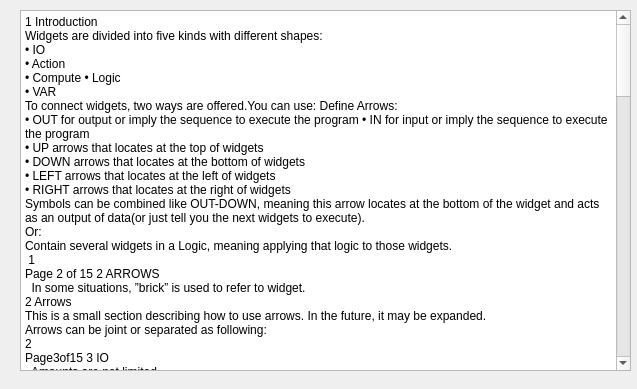
<?xml version="1.0" encoding="UTF-8"?>
<ui version="4.0">
 <class>aWindow</class>
 <widget class="QDialog" name="aWindow">
  <property name="geometry">
   <rect>
    <x>0</x>
    <y>0</y>
    <width>637</width>
    <height>389</height>
   </rect>
  </property>
  <property name="sizePolicy">
   <sizepolicy hsizetype="Expanding" vsizetype="Expanding">
    <horstretch>0</horstretch>
    <verstretch>0</verstretch>
   </sizepolicy>
  </property>
  <property name="windowTitle">
   <string>Dialog</string>
  </property>
  <widget class="QTextBrowser" name="textBrowser">
   <property name="geometry">
    <rect>
     <x>20</x>
     <y>10</y>
     <width>611</width>
     <height>361</height>
    </rect>
   </property>
   <property name="autoFillBackground">
    <bool>true</bool>
   </property>
   <property name="lineWrapMode">
    <enum>QTextEdit::WidgetWidth</enum>
   </property>
   <property name="html">
    <string>&lt;!DOCTYPE HTML PUBLIC &quot;-//W3C//DTD HTML 4.0//EN&quot; &quot;http://www.w3.org/TR/REC-html40/strict.dtd&quot;&gt;
&lt;html&gt;&lt;head&gt;&lt;meta name=&quot;qrichtext&quot; content=&quot;1&quot; /&gt;&lt;style type=&quot;text/css&quot;&gt;
p, li { white-space: pre-wrap; }
&lt;/style&gt;&lt;/head&gt;&lt;body style=&quot; font-family:'SimSun'; font-size:9pt; font-weight:400; font-style:normal;&quot;&gt;
&lt;p style=&quot; margin-top:0px; margin-bottom:0px; margin-left:0px; margin-right:0px; -qt-block-indent:0; text-indent:0px;&quot;&gt;1 Introduction&lt;/p&gt;
&lt;p style=&quot; margin-top:0px; margin-bottom:0px; margin-left:0px; margin-right:0px; -qt-block-indent:0; text-indent:0px;&quot;&gt;Widgets are divided into five kinds with different shapes:&lt;/p&gt;
&lt;p style=&quot; margin-top:0px; margin-bottom:0px; margin-left:0px; margin-right:0px; -qt-block-indent:0; text-indent:0px;&quot;&gt;• IO&lt;/p&gt;
&lt;p style=&quot; margin-top:0px; margin-bottom:0px; margin-left:0px; margin-right:0px; -qt-block-indent:0; text-indent:0px;&quot;&gt;• Action&lt;/p&gt;
&lt;p style=&quot; margin-top:0px; margin-bottom:0px; margin-left:0px; margin-right:0px; -qt-block-indent:0; text-indent:0px;&quot;&gt;• Compute • Logic&lt;/p&gt;
&lt;p style=&quot; margin-top:0px; margin-bottom:0px; margin-left:0px; margin-right:0px; -qt-block-indent:0; text-indent:0px;&quot;&gt;• VAR&lt;/p&gt;
&lt;p style=&quot; margin-top:0px; margin-bottom:0px; margin-left:0px; margin-right:0px; -qt-block-indent:0; text-indent:0px;&quot;&gt;To connect widgets, two ways are offered.You can use: Define Arrows:&lt;/p&gt;
&lt;p style=&quot; margin-top:0px; margin-bottom:0px; margin-left:0px; margin-right:0px; -qt-block-indent:0; text-indent:0px;&quot;&gt;• OUT for output or imply the sequence to execute the program • IN for input or imply the sequence to execute the program&lt;/p&gt;
&lt;p style=&quot; margin-top:0px; margin-bottom:0px; margin-left:0px; margin-right:0px; -qt-block-indent:0; text-indent:0px;&quot;&gt;• UP arrows that locates at the top of widgets&lt;/p&gt;
&lt;p style=&quot; margin-top:0px; margin-bottom:0px; margin-left:0px; margin-right:0px; -qt-block-indent:0; text-indent:0px;&quot;&gt;• DOWN arrows that locates at the bottom of widgets&lt;/p&gt;
&lt;p style=&quot; margin-top:0px; margin-bottom:0px; margin-left:0px; margin-right:0px; -qt-block-indent:0; text-indent:0px;&quot;&gt;• LEFT arrows that locates at the left of widgets&lt;/p&gt;
&lt;p style=&quot; margin-top:0px; margin-bottom:0px; margin-left:0px; margin-right:0px; -qt-block-indent:0; text-indent:0px;&quot;&gt;• RIGHT arrows that locates at the right of widgets&lt;/p&gt;
&lt;p style=&quot; margin-top:0px; margin-bottom:0px; margin-left:0px; margin-right:0px; -qt-block-indent:0; text-indent:0px;&quot;&gt;Symbols can be combined like OUT-DOWN, meaning this arrow locates at the bottom of the widget and acts as an output of data(or just tell you the next widgets to execute).&lt;/p&gt;
&lt;p style=&quot; margin-top:0px; margin-bottom:0px; margin-left:0px; margin-right:0px; -qt-block-indent:0; text-indent:0px;&quot;&gt;Or:&lt;/p&gt;
&lt;p style=&quot; margin-top:0px; margin-bottom:0px; margin-left:0px; margin-right:0px; -qt-block-indent:0; text-indent:0px;&quot;&gt;Contain several widgets in a Logic, meaning applying that logic to those widgets.&lt;/p&gt;
&lt;p style=&quot; margin-top:0px; margin-bottom:0px; margin-left:0px; margin-right:0px; -qt-block-indent:0; text-indent:0px;&quot;&gt; 1&lt;/p&gt;
&lt;p style=&quot; margin-top:0px; margin-bottom:0px; margin-left:0px; margin-right:0px; -qt-block-indent:0; text-indent:0px;&quot;&gt;Page 2 of 15 2 ARROWS&lt;/p&gt;
&lt;p style=&quot; margin-top:0px; margin-bottom:0px; margin-left:0px; margin-right:0px; -qt-block-indent:0; text-indent:0px;&quot;&gt;  In some situations, ”brick” is used to refer to widget.&lt;/p&gt;
&lt;p style=&quot; margin-top:0px; margin-bottom:0px; margin-left:0px; margin-right:0px; -qt-block-indent:0; text-indent:0px;&quot;&gt;2 Arrows&lt;/p&gt;
&lt;p style=&quot; margin-top:0px; margin-bottom:0px; margin-left:0px; margin-right:0px; -qt-block-indent:0; text-indent:0px;&quot;&gt;This is a small section describing how to use arrows. In the future, it may be expanded.&lt;/p&gt;
&lt;p style=&quot; margin-top:0px; margin-bottom:0px; margin-left:0px; margin-right:0px; -qt-block-indent:0; text-indent:0px;&quot;&gt;Arrows can be joint or separated as following:&lt;/p&gt;
&lt;p style=&quot; margin-top:0px; margin-bottom:0px; margin-left:0px; margin-right:0px; -qt-block-indent:0; text-indent:0px;&quot;&gt;2&lt;/p&gt;
&lt;p style=&quot; margin-top:0px; margin-bottom:0px; margin-left:0px; margin-right:0px; -qt-block-indent:0; text-indent:0px;&quot;&gt;Page3of15 3 IO&lt;/p&gt;
&lt;p style=&quot; margin-top:0px; margin-bottom:0px; margin-left:0px; margin-right:0px; -qt-block-indent:0; text-indent:0px;&quot;&gt;  Amounts are not limited.&lt;/p&gt;
&lt;p style=&quot; margin-top:0px; margin-bottom:0px; margin-left:0px; margin-right:0px; -qt-block-indent:0; text-indent:0px;&quot;&gt;While several arrows are joint, it means the next widget to execute of both ways is the same one.&lt;/p&gt;
&lt;p style=&quot; margin-top:0px; margin-bottom:0px; margin-left:0px; margin-right:0px; -qt-block-indent:0; text-indent:0px;&quot;&gt;While an arrow is separated into several arrows, it means:&lt;/p&gt;
&lt;p style=&quot; margin-top:0px; margin-bottom:0px; margin-left:0px; margin-right:0px; -qt-block-indent:0; text-indent:0px;&quot;&gt;• The value/variable is conveyed to several widgets&lt;/p&gt;
&lt;p style=&quot; margin-top:0px; margin-bottom:0px; margin-left:0px; margin-right:0px; -qt-block-indent:0; text-indent:0px;&quot;&gt;• The next widgets to execute are more than one. It’s shall be informed that this way is how we realize parallel performing.&lt;/p&gt;
&lt;p style=&quot; margin-top:0px; margin-bottom:0px; margin-left:0px; margin-right:0px; -qt-block-indent:0; text-indent:0px;&quot;&gt;At least one of the functions above works.&lt;/p&gt;
&lt;p style=&quot; margin-top:0px; margin-bottom:0px; margin-left:0px; margin-right:0px; -qt-block-indent:0; text-indent:0px;&quot;&gt;3 IO&lt;/p&gt;
&lt;p style=&quot; margin-top:0px; margin-bottom:0px; margin-left:0px; margin-right:0px; -qt-block-indent:0; text-indent:0px;&quot;&gt;An IO consists of three parts:&lt;/p&gt;
&lt;p style=&quot; margin-top:0px; margin-bottom:0px; margin-left:0px; margin-right:0px; -qt-block-indent:0; text-indent:0px;&quot;&gt;• Identity region. To identify what’s it(not realized yet).&lt;/p&gt;
&lt;p style=&quot; margin-top:0px; margin-bottom:0px; margin-left:0px; margin-right:0px; -qt-block-indent:0; text-indent:0px;&quot;&gt;• Variable region. To define a variable or designate a certain variable. Also be used to output the variables. See in eg1.eps. More functions may be realized later.&lt;/p&gt;
&lt;p style=&quot; margin-top:0px; margin-bottom:0px; margin-left:0px; margin-right:0px; -qt-block-indent:0; text-indent:0px;&quot;&gt;3&lt;/p&gt;
&lt;p style=&quot; margin-top:0px; margin-bottom:0px; margin-left:0px; margin-right:0px; -qt-block-indent:0; text-indent:0px;&quot;&gt;Page4of15 3 IO • Acceptance region. To accept the parameters needed for an IO to work.&lt;/p&gt;
&lt;p style=&quot; margin-top:0px; margin-bottom:0px; margin-left:0px; margin-right:0px; -qt-block-indent:0; text-indent:0px;&quot;&gt;An IO can only have a limited amount of variables. If more are defined, former ones will be deleted. Them can be output individually.&lt;/p&gt;
&lt;p style=&quot; margin-top:0px; margin-bottom:0px; margin-left:0px; margin-right:0px; -qt-block-indent:0; text-indent:0px;&quot;&gt;Variables need definition only once. If it is contained in a Logic like while, though the body is executed more than once, the variable is defined only at the first time when the IO is detected.&lt;/p&gt;
&lt;p style=&quot; margin-top:0px; margin-bottom:0px; margin-left:0px; margin-right:0px; -qt-block-indent:0; text-indent:0px;&quot;&gt;IO bricks should have at least one arrow(RIGHT-OUT arrow). Those RIGHT- OUT arrows are used for data transmission and cannot be other kinds. The UPs or DOWNs just imply execution sequence.&lt;/p&gt;
&lt;p style=&quot; margin-top:0px; margin-bottom:0px; margin-left:0px; margin-right:0px; -qt-block-indent:0; text-indent:0px;&quot;&gt; 4&lt;/p&gt;
&lt;p style=&quot; margin-top:0px; margin-bottom:0px; margin-left:0px; margin-right:0px; -qt-block-indent:0; text-indent:0px;&quot;&gt;Page5of15&lt;/p&gt;
&lt;p style=&quot; margin-top:0px; margin-bottom:0px; margin-left:0px; margin-right:0px; -qt-block-indent:0; text-indent:0px;&quot;&gt;3 IO&lt;/p&gt;
&lt;p style=&quot; margin-top:0px; margin-bottom:0px; margin-left:0px; margin-right:0px; -qt-block-indent:0; text-indent:0px;&quot;&gt;  5&lt;/p&gt;
&lt;p style=&quot; margin-top:0px; margin-bottom:0px; margin-left:0px; margin-right:0px; -qt-block-indent:0; text-indent:0px;&quot;&gt;Page 6 of 15 4 ACTION&lt;/p&gt;
&lt;p style=&quot; margin-top:0px; margin-bottom:0px; margin-left:0px; margin-right:0px; -qt-block-indent:0; text-indent:0px;&quot;&gt;4 Action&lt;/p&gt;
&lt;p style=&quot; margin-top:0px; margin-bottom:0px; margin-left:0px; margin-right:0px; -qt-block-indent:0; text-indent:0px;&quot;&gt;An Action consists of three parts:&lt;/p&gt;
&lt;p style=&quot; margin-top:0px; margin-bottom:0px; margin-left:0px; margin-right:0px; -qt-block-indent:0; text-indent:0px;&quot;&gt;• Action region. To store various commands.&lt;/p&gt;
&lt;p style=&quot; margin-top:0px; margin-bottom:0px; margin-left:0px; margin-right:0px; -qt-block-indent:0; text-indent:0px;&quot;&gt;• Selection region. To choose from some options or type in certain value. • Acceptance region. To accept the parameters to take the action.&lt;/p&gt;
&lt;p style=&quot; margin-top:0px; margin-bottom:0px; margin-left:0px; margin-right:0px; -qt-block-indent:0; text-indent:0px;&quot;&gt;Actions should have IN arrows, OUT arrows or both. UP and DOWN ar- rows are used to connect two Action bricks. Actions are executed in series.&lt;/p&gt;
&lt;p style=&quot; margin-top:0px; margin-bottom:0px; margin-left:0px; margin-right:0px; -qt-block-indent:0; text-indent:0px;&quot;&gt;Here is an envisagement for future:&lt;/p&gt;
&lt;p style=&quot; margin-top:0px; margin-bottom:0px; margin-left:0px; margin-right:0px; -qt-block-indent:0; text-indent:0px;&quot;&gt;IO bricks are permitted to connect to Action bricks in some situations. That happens when the vehicle needs a parameter to act and that action cannot be breakdown into more detailed widgets. In that case, LEFT or RIGHT arrows are placed and IOs shall be executed before an Action.&lt;/p&gt;
&lt;p style=&quot; margin-top:0px; margin-bottom:0px; margin-left:0px; margin-right:0px; -qt-block-indent:0; text-indent:0px;&quot;&gt; 6&lt;/p&gt;
&lt;p style=&quot; margin-top:0px; margin-bottom:0px; margin-left:0px; margin-right:0px; -qt-block-indent:0; text-indent:0px;&quot;&gt;Page 7 of 15&lt;/p&gt;
&lt;p style=&quot; margin-top:0px; margin-bottom:0px; margin-left:0px; margin-right:0px; -qt-block-indent:0; text-indent:0px;&quot;&gt;4 ACTION&lt;/p&gt;
&lt;p style=&quot; margin-top:0px; margin-bottom:0px; margin-left:0px; margin-right:0px; -qt-block-indent:0; text-indent:0px;&quot;&gt;  7&lt;/p&gt;
&lt;p style=&quot; margin-top:0px; margin-bottom:0px; margin-left:0px; margin-right:0px; -qt-block-indent:0; text-indent:0px;&quot;&gt;Page 8 of 15 5 COMPUTE&lt;/p&gt;
&lt;p style=&quot; margin-top:0px; margin-bottom:0px; margin-left:0px; margin-right:0px; -qt-block-indent:0; text-indent:0px;&quot;&gt;5 Compute&lt;/p&gt;
&lt;p style=&quot; margin-top:0px; margin-bottom:0px; margin-left:0px; margin-right:0px; -qt-block-indent:0; text-indent:0px;&quot;&gt;A Compute consists of three parts:&lt;/p&gt;
&lt;p style=&quot; margin-top:0px; margin-bottom:0px; margin-left:0px; margin-right:0px; -qt-block-indent:0; text-indent:0px;&quot;&gt;• IN region. To accept the data comes from IO,VAR or Compute. Only one&lt;/p&gt;
&lt;p style=&quot; margin-top:0px; margin-bottom:0px; margin-left:0px; margin-right:0px; -qt-block-indent:0; text-indent:0px;&quot;&gt;port.&lt;/p&gt;
&lt;p style=&quot; margin-top:0px; margin-bottom:0px; margin-left:0px; margin-right:0px; -qt-block-indent:0; text-indent:0px;&quot;&gt;• OUT region. To output the result of calculation. Only one port. • Calculation region. Imply what this widget can do.&lt;/p&gt;
&lt;p style=&quot; margin-top:0px; margin-bottom:0px; margin-left:0px; margin-right:0px; -qt-block-indent:0; text-indent:0px;&quot;&gt;Only support several modes of operation, considering that middle school students use little advanced expression.&lt;/p&gt;
&lt;p style=&quot; margin-top:0px; margin-bottom:0px; margin-left:0px; margin-right:0px; -qt-block-indent:0; text-indent:0px;&quot;&gt;Each Compute has only one compute sign.&lt;/p&gt;
&lt;p style=&quot; margin-top:0px; margin-bottom:0px; margin-left:0px; margin-right:0px; -qt-block-indent:0; text-indent:0px;&quot;&gt;Must have IN arrow. Some have a port for constant, where you can type in your own value.&lt;/p&gt;
&lt;p style=&quot; margin-top:0px; margin-bottom:0px; margin-left:0px; margin-right:0px; -qt-block-indent:0; text-indent:0px;&quot;&gt; 8&lt;/p&gt;
&lt;p style=&quot; margin-top:0px; margin-bottom:0px; margin-left:0px; margin-right:0px; -qt-block-indent:0; text-indent:0px;&quot;&gt;Page 9 of 15&lt;/p&gt;
&lt;p style=&quot; margin-top:0px; margin-bottom:0px; margin-left:0px; margin-right:0px; -qt-block-indent:0; text-indent:0px;&quot;&gt;5 COMPUTE&lt;/p&gt;
&lt;p style=&quot; margin-top:0px; margin-bottom:0px; margin-left:0px; margin-right:0px; -qt-block-indent:0; text-indent:0px;&quot;&gt;  9&lt;/p&gt;
&lt;p style=&quot; margin-top:0px; margin-bottom:0px; margin-left:0px; margin-right:0px; -qt-block-indent:0; text-indent:0px;&quot;&gt;Page 10 of 15&lt;/p&gt;
&lt;p style=&quot; margin-top:0px; margin-bottom:0px; margin-left:0px; margin-right:0px; -qt-block-indent:0; text-indent:0px;&quot;&gt;5 COMPUTE&lt;/p&gt;
&lt;p style=&quot; margin-top:0px; margin-bottom:0px; margin-left:0px; margin-right:0px; -qt-block-indent:0; text-indent:0px;&quot;&gt;  10&lt;/p&gt;
&lt;p style=&quot; margin-top:0px; margin-bottom:0px; margin-left:0px; margin-right:0px; -qt-block-indent:0; text-indent:0px;&quot;&gt;Page 11 of 15 6 LOGIC&lt;/p&gt;
&lt;p style=&quot; margin-top:0px; margin-bottom:0px; margin-left:0px; margin-right:0px; -qt-block-indent:0; text-indent:0px;&quot;&gt;6 Logic&lt;/p&gt;
&lt;p style=&quot; margin-top:0px; margin-bottom:0px; margin-left:0px; margin-right:0px; -qt-block-indent:0; text-indent:0px;&quot;&gt;A Logic consists of two parts:&lt;/p&gt;
&lt;p style=&quot; margin-top:0px; margin-bottom:0px; margin-left:0px; margin-right:0px; -qt-block-indent:0; text-indent:0px;&quot;&gt;• Factor region. To store logical judgement. • Implementation region. To contain bricks.&lt;/p&gt;
&lt;p style=&quot; margin-top:0px; margin-bottom:0px; margin-left:0px; margin-right:0px; -qt-block-indent:0; text-indent:0px;&quot;&gt;Bricks to be executed should be placed inside the Logic and all kinds of widgets can be contained. It’s worth noting that Logic can also be nested in another Logic.&lt;/p&gt;
&lt;p style=&quot; margin-top:0px; margin-bottom:0px; margin-left:0px; margin-right:0px; -qt-block-indent:0; text-indent:0px;&quot;&gt;Logic shouldn’t have OUT arrows. But they may have an IN arrow for their factors(point to factor region). Some special Logic are exclusive and commented additionally.&lt;/p&gt;
&lt;p style=&quot; margin-top:0px; margin-bottom:0px; margin-left:0px; margin-right:0px; -qt-block-indent:0; text-indent:0px;&quot;&gt;To communicate between two Logics(not nested), use arrows to connect bricks or factor regions in those Logics.&lt;/p&gt;
&lt;p style=&quot; margin-top:0px; margin-bottom:0px; margin-left:0px; margin-right:0px; -qt-block-indent:0; text-indent:0px;&quot;&gt; 11&lt;/p&gt;
&lt;p style=&quot; margin-top:0px; margin-bottom:0px; margin-left:0px; margin-right:0px; -qt-block-indent:0; text-indent:0px;&quot;&gt;Page 12 of 15&lt;/p&gt;
&lt;p style=&quot; margin-top:0px; margin-bottom:0px; margin-left:0px; margin-right:0px; -qt-block-indent:0; text-indent:0px;&quot;&gt;6 LOGIC&lt;/p&gt;
&lt;p style=&quot; margin-top:0px; margin-bottom:0px; margin-left:0px; margin-right:0px; -qt-block-indent:0; text-indent:0px;&quot;&gt;  12&lt;/p&gt;
&lt;p style=&quot; margin-top:0px; margin-bottom:0px; margin-left:0px; margin-right:0px; -qt-block-indent:0; text-indent:0px;&quot;&gt;Page 13 of 15 7 VAR&lt;/p&gt;
&lt;p style=&quot; margin-top:0px; margin-bottom:0px; margin-left:0px; margin-right:0px; -qt-block-indent:0; text-indent:0px;&quot;&gt;7 VAR&lt;/p&gt;
&lt;p style=&quot; margin-top:0px; margin-bottom:0px; margin-left:0px; margin-right:0px; -qt-block-indent:0; text-indent:0px;&quot;&gt;A VAR consists of two parts:&lt;/p&gt;
&lt;p style=&quot; margin-top:0px; margin-bottom:0px; margin-left:0px; margin-right:0px; -qt-block-indent:0; text-indent:0px;&quot;&gt;• Type region. To designate the type. If a constant is wanted, it should also&lt;/p&gt;
&lt;p style=&quot; margin-top:0px; margin-bottom:0px; margin-left:0px; margin-right:0px; -qt-block-indent:0; text-indent:0px;&quot;&gt;be type in it like ”num 5”.&lt;/p&gt;
&lt;p style=&quot; margin-top:0px; margin-bottom:0px; margin-left:0px; margin-right:0px; -qt-block-indent:0; text-indent:0px;&quot;&gt;• Variable region. To define at most 6 variables. Initialization can be done here, like ”a=5”.&lt;/p&gt;
&lt;p style=&quot; margin-top:0px; margin-bottom:0px; margin-left:0px; margin-right:0px; -qt-block-indent:0; text-indent:0px;&quot;&gt;Only variable region has arrows(IN and OUT). Each type of arrows are al- lowed only one. To output to more widgets, refer to Introduction.&lt;/p&gt;
&lt;p style=&quot; margin-top:0px; margin-bottom:0px; margin-left:0px; margin-right:0px; -qt-block-indent:0; text-indent:0px;&quot;&gt;IN arrows convey the value to certain variable to initiate it. OUT arrows coney the variable to other bricks.&lt;/p&gt;
&lt;p style=&quot; margin-top:0px; margin-bottom:0px; margin-left:0px; margin-right:0px; -qt-block-indent:0; text-indent:0px;&quot;&gt;If one unit is used, it means get that variable, as explained below. It’s worth noting that OUT conveys the variable not only the value!&lt;/p&gt;
&lt;p style=&quot; margin-top:0px; margin-bottom:0px; margin-left:0px; margin-right:0px; -qt-block-indent:0; text-indent:0px;&quot;&gt; 13&lt;/p&gt;
&lt;p style=&quot; margin-top:0px; margin-bottom:0px; margin-left:0px; margin-right:0px; -qt-block-indent:0; text-indent:0px;&quot;&gt;Page 14 of 15&lt;/p&gt;
&lt;p style=&quot; margin-top:0px; margin-bottom:0px; margin-left:0px; margin-right:0px; -qt-block-indent:0; text-indent:0px;&quot;&gt;7 VAR&lt;/p&gt;
&lt;p style=&quot; margin-top:0px; margin-bottom:0px; margin-left:0px; margin-right:0px; -qt-block-indent:0; text-indent:0px;&quot;&gt;  14&lt;/p&gt;
&lt;p style=&quot; margin-top:0px; margin-bottom:0px; margin-left:0px; margin-right:0px; -qt-block-indent:0; text-indent:0px;&quot;&gt;Page 15 of 15&lt;/p&gt;
&lt;p style=&quot; margin-top:0px; margin-bottom:0px; margin-left:0px; margin-right:0px; -qt-block-indent:0; text-indent:0px;&quot;&gt;8 Examples&lt;/p&gt;
&lt;p style=&quot; margin-top:0px; margin-bottom:0px; margin-left:0px; margin-right:0px; -qt-block-indent:0; text-indent:0px;&quot;&gt;Only one provided yet.&lt;/p&gt;
&lt;p style=&quot; margin-top:0px; margin-bottom:0px; margin-left:0px; margin-right:0px; -qt-block-indent:0; text-indent:0px;&quot;&gt;8 EXAMPLES&lt;/p&gt;
&lt;p style=&quot; margin-top:0px; margin-bottom:0px; margin-left:0px; margin-right:0px; -qt-block-indent:0; text-indent:0px;&quot;&gt;  15&lt;/p&gt;
&lt;p style=&quot;-qt-paragraph-type:empty; margin-top:0px; margin-bottom:0px; margin-left:0px; margin-right:0px; -qt-block-indent:0; text-indent:0px;&quot;&gt;&lt;br /&gt;&lt;/p&gt;&lt;/body&gt;&lt;/html&gt;</string>
   </property>
   <property name="overwriteMode">
    <bool>false</bool>
   </property>
   <property name="source">
    <url>
     <string>qrc:/images/colors.png</string>
    </url>
   </property>
   <property name="searchPaths">
    <stringlist/>
   </property>
   <property name="openExternalLinks">
    <bool>true</bool>
   </property>
  </widget>
 </widget>
 <resources/>
 <connections/>
</ui>
